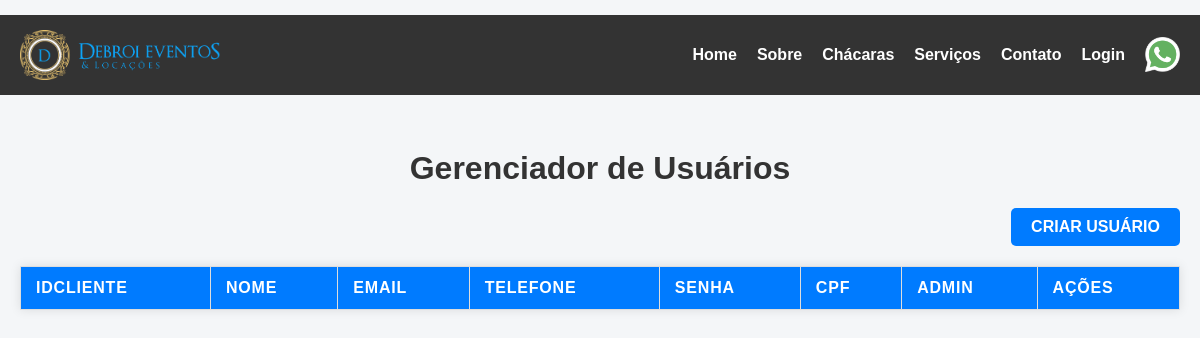
The page /GerenciamentoUser.php on the database as committed earlier.
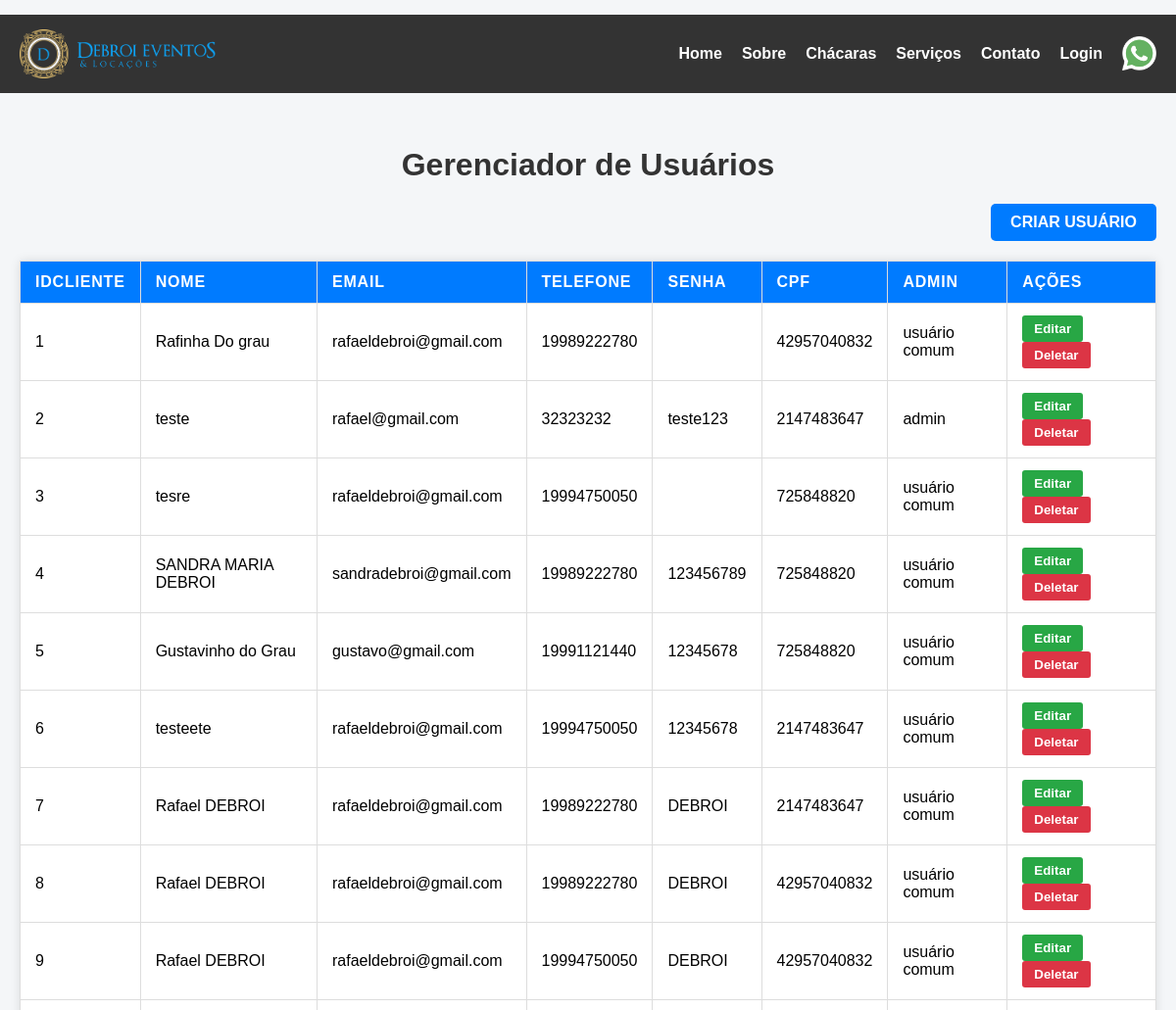
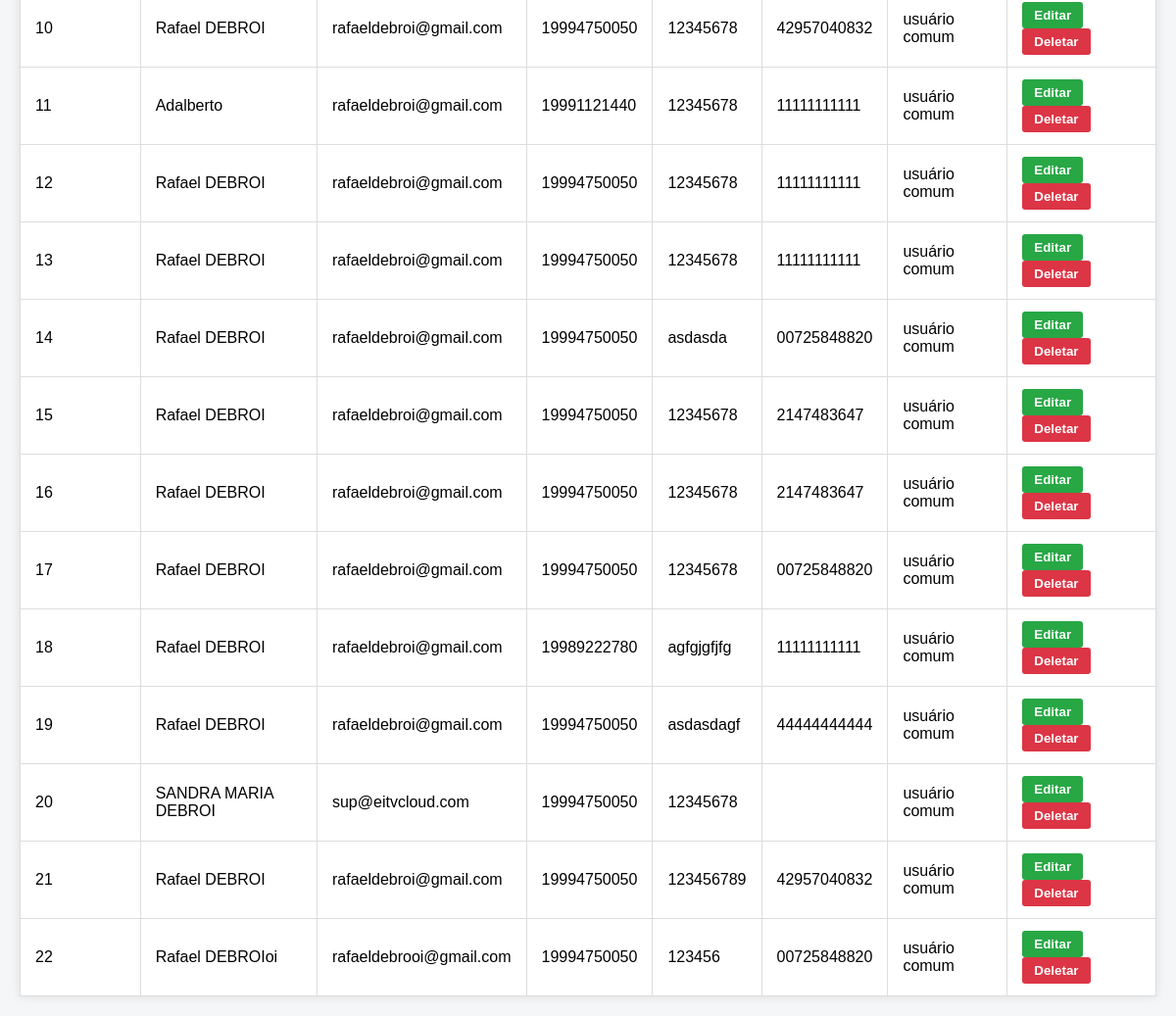
The same page on the database as committed later (2 pictures, top to bottom).
### tables this page shows
CREATE TABLE `usuario` (
  `IdCliente` int(11) NOT NULL AUTO_INCREMENT,
  `Nome` varchar(100) NOT NULL,
  `Email` varchar(255) NOT NULL,
  `Telefone` varchar(15) NOT NULL,
  `Senha` varchar(100) NOT NULL,
  `Cpf` varchar(11) NOT NULL,
  `Admin` int(1) DEFAULT NULL,
  `zap` int(1) DEFAULT NULL,
  PRIMARY KEY (`IdCliente`)
);

### html/GerenciamentoUser.php (the view, shortened to what this page needs)
<?php
include('conexao.php');
$ConsultaSQL = "select * from usuario;";
$clientes = mysqli_query($conecta, $ConsultaSQL);
?>
<!DOCTYPE html>
<html lang="pt-BR">
<head>
</head>
<body>
    <header>
        <?php include 'menuBarra.php'; ?>
    </header>
    <div class="TudoviewUser">
        <h1>Gerenciador de Usuários</h1>
        <button class="create-btn">Criar Usuário</button>
        <table>
            <thead>
                <tr>
                    <th>IdCliente</th>
                    <th>Nome</th>
                    <th>Email</th>
                    <th>Telefone</th>
                    <th>Senha</th>
                    <th>CPF</th>
                    <th>Admin</th>
                    <th>Ações</th>
                </tr>
            </thead>
            <tbody>
                <?php while ($cliente = mysqli_fetch_assoc($clientes)) {  ?>
                    <tr>
                        <td><?php echo $cliente["IdCliente"]; ?></td>
                        <td><?php echo $cliente["Nome"]; ?></td>
                        <td><?php echo $cliente["Email"]; ?></td>
                        <td><?php echo $cliente["Telefone"]; ?></td>
                        <td><?php echo $cliente["Senha"]; ?></td>
                        <td><?php echo $cliente["Cpf"]; ?></td>
                        <td>
                            <?php
                            if ($cliente["Admin"] == 1) {
                                echo "admin";
                            } else {
                                echo "usuário comum";
                            }
                            ?>
                        </td>
                        <td class="actions">
                            <button class="edit-btn">Editar</button>
                            <button class="delete-btn">Deletar</button>
                        </td>
                    </tr>
                <?php } ?>
            </tbody>
        </table>
    </div>
</body>
</html>

Rows that differ between the two databases and show on the page:
added usuario: IdCliente "1", Nome "Rafinha Do grau", Email "rafaeldebroi@gmail.com", Telefone "19989222780", Cpf "42957040832", Admin "usuário comum"
added usuario: IdCliente "2", Nome "teste", Email "rafael@gmail.com", Telefone "32323232", Senha "teste123", Cpf "2147483647", Admin "admin"
added usuario: IdCliente "3", Nome "tesre", Email "rafaeldebroi@gmail.com", Telefone "19994750050", Cpf "725848820", Admin "usuário comum"
added usuario: IdCliente "4", Nome "SANDRA MARIA DEBROI", Email "sandradebroi@gmail.com", Telefone "19989222780", Senha "123456789", Cpf "725848820", Admin "usuário comum"
added usuario: IdCliente "5", Nome "Gustavinho do Grau", Email "gustavo@gmail.com", Telefone "19991121440", Senha "12345678", Cpf "725848820", Admin "usuário comum"
added usuario: IdCliente "6", Nome "testeete", Email "rafaeldebroi@gmail.com", Telefone "19994750050", Senha "12345678", Cpf "2147483647", Admin "usuário comum"
added usuario: IdCliente "7", Nome "Rafael DEBROI", Email "rafaeldebroi@gmail.com", Telefone "19989222780", Senha "DEBROI", Cpf "2147483647", Admin "usuário comum"
added usuario: IdCliente "8", Nome "Rafael DEBROI", Email "rafaeldebroi@gmail.com", Telefone "19989222780", Senha "DEBROI", Cpf "42957040832", Admin "usuário comum"
added usuario: IdCliente "9", Nome "Rafael DEBROI", Email "rafaeldebroi@gmail.com", Telefone "19994750050", Senha "DEBROI", Cpf "42957040832", Admin "usuário comum"
added usuario: IdCliente "10", Nome "Rafael DEBROI", Email "rafaeldebroi@gmail.com", Telefone "19994750050", Senha "12345678", Cpf "42957040832", Admin "usuário comum"
added usuario: IdCliente "11", Nome "Adalberto", Email "rafaeldebroi@gmail.com", Telefone "19991121440", Senha "12345678", Cpf "11111111111", Admin "usuário comum"
added usuario: IdCliente "12", Nome "Rafael DEBROI", Email "rafaeldebroi@gmail.com", Telefone "19994750050", Senha "12345678", Cpf "11111111111", Admin "usuário comum"
added usuario: IdCliente "13", Nome "Rafael DEBROI", Email "rafaeldebroi@gmail.com", Telefone "19994750050", Senha "12345678", Cpf "11111111111", Admin "usuário comum"
added usuario: IdCliente "14", Nome "Rafael DEBROI", Email "rafaeldebroi@gmail.com", Telefone "19994750050", Senha "asdasda", Cpf "00725848820", Admin "usuário comum"
added usuario: IdCliente "15", Nome "Rafael DEBROI", Email "rafaeldebroi@gmail.com", Telefone "19994750050", Senha "12345678", Cpf "2147483647", Admin "usuário comum"
added usuario: IdCliente "16", Nome "Rafael DEBROI", Email "rafaeldebroi@gmail.com", Telefone "19994750050", Senha "12345678", Cpf "2147483647", Admin "usuário comum"
added usuario: IdCliente "17", Nome "Rafael DEBROI", Email "rafaeldebroi@gmail.com", Telefone "19994750050", Senha "12345678", Cpf "00725848820", Admin "usuário comum"
added usuario: IdCliente "18", Nome "Rafael DEBROI", Email "rafaeldebroi@gmail.com", Telefone "19989222780", Senha "agfgjgfjfg", Cpf "11111111111", Admin "usuário comum"
added usuario: IdCliente "19", Nome "Rafael DEBROI", Email "rafaeldebroi@gmail.com", Telefone "19994750050", Senha "asdasdagf", Cpf "44444444444", Admin "usuário comum"
added usuario: IdCliente "20", Nome "SANDRA MARIA DEBROI", Email "sup@eitvcloud.com", Telefone "19994750050", Senha "12345678", Admin "usuário comum"
added usuario: IdCliente "21", Nome "Rafael DEBROI", Email "rafaeldebroi@gmail.com", Telefone "19994750050", Senha "123456789", Cpf "42957040832", Admin "usuário comum"
added usuario: IdCliente "22", Nome "Rafael DEBROIoi", Email "rafaeldebrooi@gmail.com", Telefone "19994750050", Senha "123456", Cpf "00725848820", Admin "usuário comum"
